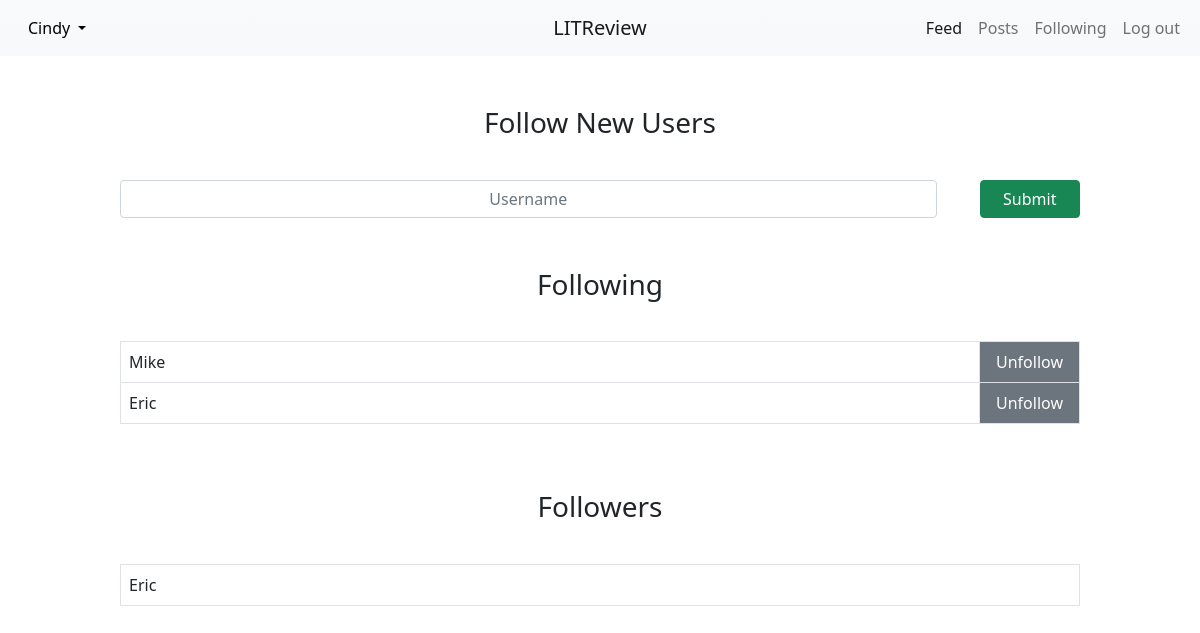
/following (signed in), run on the app's committed database.
### register/models.py (models this page shows)
class User(AbstractUser):
    profile_picture = models.ImageField()
    follows = models.ManyToManyField(
        'self',
        through='UserFollows',
        symmetrical=False,
    )
    def __str__(self):
        return self.username

class UserFollows(models.Model):
    user = models.ForeignKey(to=settings.AUTH_USER_MODEL,
                             on_delete=models.CASCADE,
                             related_name='following')
    followed_user = models.ForeignKey(to=settings.AUTH_USER_MODEL,
                                      on_delete=models.CASCADE,
                                      related_name='followed_by')
    class Meta:
        unique_together = ('user', 'followed_user', )

### main/views.py (the view, shortened to what this page needs)
# urls.py: path("following", views.following, name="following"),
@login_required
def following(request):
    form = forms.FollowUserForm()
    current_user = request.user
    follows = current_user.following.all()
    return render(request, "main/following.html",
                  {'form': form, 'follows': follows})

### main/forms.py
class FollowUserForm(forms.Form):
    follow_user = forms.CharField(
        max_length=30,
        label="",
        widget=forms.TextInput(attrs={"placeholder": "Username"})
    )

### main/templates/main/following.html (shortened to what this page needs)
{% extends 'main/base.html' %}
{% load crispy_forms_tags %}
{% block content %}
  <div class="following-content">
    <div class="following">
      <h3>Follow New Users</h3>
      <form method="post">
        {{ form|crispy }}
        <button type="submit" class="btn btn-success">Submit</button>
      </form>
    </div>
    <div class="following">
      <h3>Following</h3>
      <form method="post">
        <table class="table table-bordered">
          {% for obj in follows %}
            <tr>
              <td>{{ obj.followed_user }}</td>
              <td class="table-button"><button name="unfollow" value="{{ obj.followed_user.id }}" class="btn btn-secondary" type=submit>Unfollow</button></td>
            </tr>
          {% endfor %}
        </table>
      </form>
    </div>
    <div class="following">
      <h3>Followers</h3>
      <table class="table table-bordered">
        {% for obj in request.user.followed_by.all %}
          <tr>
            <td>{{ obj.user }}</td>
          </tr>
        {% endfor %}
      </table>
    </div>
  </div>
{% endblock content %}

### main/templates/main/partials/navbar.html (shortened to what this page needs)
<div class="mainBar">
  <nav class="navbar navbar-expand-lg navbar-light bg-light bg-gradient">
    <div class="container-fluid">
      <div class="profile-dropdown"
           style="{% if user.is_authenticated %}visibility:visible{% endif %}">
        <ul>
          <li class="nav-item dropdown">
            <a class="nav-link dropdown-toggle" href="#" id="navbarDropdownMenuLink"
               role="button" data-bs-toggle="dropdown" aria-expanded="false">
              {{ request.user }}
            </a>
          </li>
        </ul>
      </div>
      <a class="navbar-brand lit-review-name mx-auto" href="{% url 'home' %}">LITReview</a>
      <div class="collapse navbar-collapse" id="navbarNavDropdown"
           style="{% if user.is_authenticated %}visibility:visible{% endif %}">
        <ul class="navbar-nav">
          <li class="nav-item">
            <a class="nav-link active" aria-current="page" href="{% url 'home' %}">Feed</a>
          </li>
          <li class="nav-item">
            <a class="nav-link" href="#">Posts</a>
          </li>
          <li class="nav-item">
            <a class="nav-link" href="{% url 'following' %}">Following</a>
          </li>
          <li class="nav-item">
            <a class="nav-link" href="{% url 'logout' %}">Log out</a>
          </li>
        </ul>
      </div>
    </div>
  </nav>
</div>

### main/static/main/styles/styles.css (style rules this page uses)
.container-fluid { width: 100vw; }
.container-fluid .profile-dropdown { visibility: hidden; }
.container-fluid .profile-dropdown li { list-style-type: none; }
.container-fluid .profile-dropdown ul { margin: 0; padding: 0; }
.container-fluid .profile-dropdown a { color: black; }
.container-fluid .navbar-collapse { justify-content: flex-end; visibility: hidden; }
.container-fluid .lit-review-name { position: absolute; left: 50%; transform: translateX(-50%); }
.following { display: flex; flex-direction: column; align-items: center; margin: 50px 0; }
.following h3 { margin-bottom: 40px; }
.following form { display: flex; width: 100%; }
.following form div { width: 95%; }
.following form div input { text-align: center; }
.following form button { width: 105px; }
.table { width: 80vw; height: fit-content; }
.table .table-button { width: 100px; padding: 0; }
.table .table-button button { width: 100%; height: 100%; border: none; border-radius: 0; }
body { width: 100vw; display: flex; flex-direction: column; align-items: center; }

### data on the page
User: user "Cindy"
UserFollows: followed_user "Mike"
UserFollows: followed_user "Eric"
UserFollows: user "Eric"
